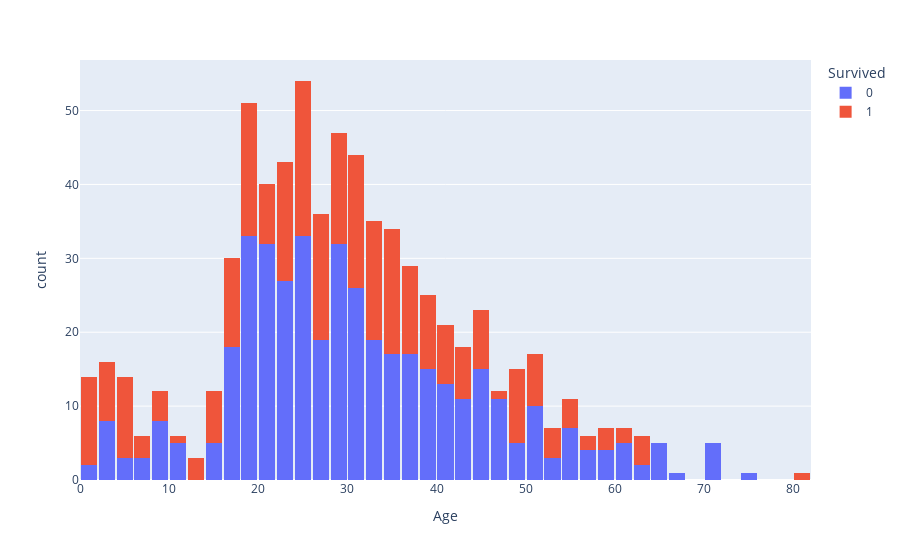

Here is the notebook cell this chart was saved with:
### Code cell
fig=px.histogram(train,x='Age',color='Survived')
fig.update_layout(bargap=0.1,barmode='stack')

### Figure 1 — Plotly figure (JSON) as saved in the notebook; plotly's stock layout.template omitted (floating-point values rounded to 4 significant figures; data arrays with more than 128 entries replaced by an {"elided": "..."} marker saying what was removed)
{"data": [{"alignmentgroup": "True", "bingroup": "x", "hovertemplate": "Survived=0<br>Age=%{x}<br>count=%{y}<extra></extra>", "legendgroup": "0", "marker": {"color": "#636efa", "pattern": {"shape": ""}}, "name": "0", "offsetgroup": "0", "orientation": "v", "showlegend": true, "type": "histogram", "x": {"elided": "549 float values"}, "xaxis": "x", "yaxis": "y"}, {"alignmentgroup": "True", "bingroup": "x", "hovertemplate": "Survived=1<br>Age=%{x}<br>count=%{y}<extra></extra>", "legendgroup": "1", "marker": {"color": "#EF553B", "pattern": {"shape": ""}}, "name": "1", "offsetgroup": "1", "orientation": "v", "showlegend": true, "type": "histogram", "x": {"elided": "342 float values"}, "xaxis": "x", "yaxis": "y"}], "layout": {"autosize": true, "bargap": 0.1, "barmode": "stack", "legend": {"title": {"text": "Survived"}, "tracegroupgap": 0}, "margin": {"t": 60}, "xaxis": {"anchor": "y", "autorange": true, "domain": [0, 1], "range": [0, 82], "title": {"text": "Age"}, "type": "linear"}, "yaxis": {"anchor": "x", "autorange": true, "domain": [0, 1], "range": [0, 56.84], "title": {"text": "count"}}}}
